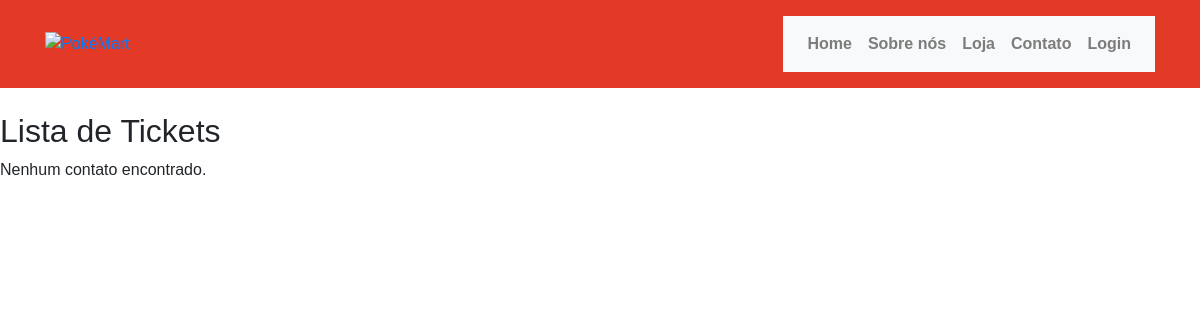
Before: /contatos.php with the older database file.
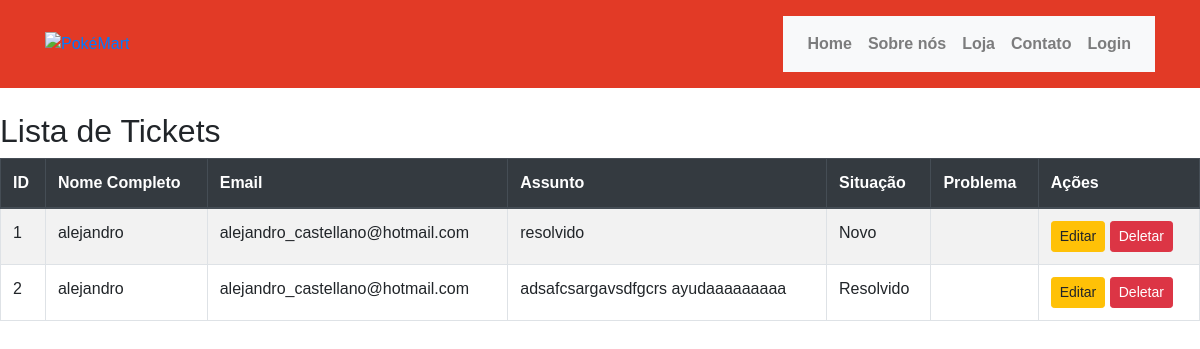
After: the same page with the newer database file.
### tables this page shows
CREATE TABLE IF NOT EXISTS `contato` (
  `id` int(11) NOT NULL AUTO_INCREMENT,
  `nome_completo` varchar(50) NOT NULL,
  `email` varchar(50) NOT NULL,
  `assunto` varchar(50) NOT NULL DEFAULT '',
  `situacao` varchar(50) NOT NULL DEFAULT '''Novo''',
  `problema` text NOT NULL,
  PRIMARY KEY (`id`)
);

### contatos.php (the view, shortened to what this page needs)
<?php
include "admin/db.connect.php";
include "header.php";
$sql = "SELECT * FROM contato";
$result = $conn->query($sql);
?>
<h2 class="mt-4">Lista de Tickets</h2>
<?php if ($result->num_rows > 0): ?>
    <table class="table table-striped table-bordered table-hover">
        <thead class="thead-dark">
            <tr>
                <th>ID</th>
                <th>Nome Completo</th>
                <th>Email</th>
                <th>Assunto</th>
                <th>Situação</th>
                <th>Problema</th>
                <th>Ações</th>
            </tr>
        </thead>
        <tbody>
            <?php while ($row = $result->fetch_assoc()): ?>
                <tr>
                    <td><?= $row['id']; ?></td>
                    <td><?= $row['nome_completo']; ?></td>
                    <td><?= $row['email']; ?></td>
                    <td><?= $row['assunto']; ?></td>
                    <td><?= $row['situacao']; ?></td>
                    <td><?= $row['problema']; ?></td>
                    <td>
                        <a href="contatos.php?action=edit&id=<?= $row['id']; ?>" class="btn btn-warning btn-sm">Editar</a>
                        <a href="contatos.php?action=delete&id=<?= $row['id']; ?>" class="btn btn-danger btn-sm">Deletar</a>
                    </td>
                </tr>
            <?php endwhile; ?>
        </tbody>
    </table>
<?php else: ?>
    <p>Nenhum contato encontrado.</p>
<?php endif; ?>

### header.php (shortened to what this page needs)
<!DOCTYPE html>
<html lang="pt-br">
<head>
    <link href="https://stackpath.bootstrapcdn.com/bootstrap/4.5.2/css/bootstrap.min.css" rel="stylesheet" />
    <link rel="stylesheet" href="https://cdnjs.cloudflare.com/ajax/libs/font-awesome/6.0.0-beta3/css/all.min.css">
    <link rel="stylesheet" href="stylesheet.css" />
</head>
<body>
    <header class="text-white py-3" style="background-color: #e23a26">
        <div class="container d-flex justify-content-between align-items-center">
            <div class="logo">
                <a href="index.php">
                    <img src="https://iili.io/2b9Q9mN.png" id="logo" alt="PokéMart" />
                </a>
            </div>
            <nav class="navbar navbar-expand-lg navbar-light bg-light">
                <div class="collapse navbar-collapse" id="navbarNav">
                    <ul class="navbar-nav">
                        <li class="nav-item">
                            <a class="nav-link font-weight-bold" href="index.php">Home</a>
                        </li>
                        <li class="nav-item">
                            <a class="nav-link font-weight-bold" href="user_sobre.php">Sobre nós</a>
                        </li>
                        <li class="nav-item">
                            <a class="nav-link font-weight-bold" href="user_produtos.php">Loja</a>
                        </li>
                        <li class="nav-item">
                            <a class="nav-link font-weight-bold" href="user_contato.php">Contato</a>
                        </li>
                        <?php if (isset($_SESSION['user_id'])): ?>
                            <li class="nav-item">
                                <a class="nav-link font-weight-bold" href="logout.php">Logout</a>
                            </li>
                            <?php if ($_SESSION['admin'] == true): ?>
                                <li class="nav-item">
                                    <a class="nav-link font-weight-bold" href="admin_painel.php">Painel Admin</a>
                                </li>
                            <?php endif; ?>
                        <?php else: ?>
                            <li class="nav-item">
                                <a class="nav-link font-weight-bold" href="login.php">Login</a>
                            </li>
                        <?php endif; ?>
                    </ul>
                </div>
            </nav>
        </div>
    </header>
</body>
</html>

### stylesheet.css (style rules this page uses)
* { font-family: Arial, Helvetica, sans-serif; }
html, body { height: 100%; margin: 0; display: flex; flex-direction: column; }
.container { flex-grow: 1; }
#logo { height: 60px; width: auto; transition: transform 0.3s; }

Changed rows visible on the page:
added contato: id "1", nome_completo "alejandro", email "alejandro_castellano@hotmail.com", assunto "resolvido", situacao "Novo"
added contato: id "2", nome_completo "alejandro", email "alejandro_castellano@hotmail.com", assunto "adsafcsargavsdfgcrs ayudaaaaaaaaa", situacao "Resolvido"
Other visible differences:
text no longer shown: "Nenhum contato encontrado."
text now shown: "ID Nome Completo Email Assunto Situação Problema Ações"
